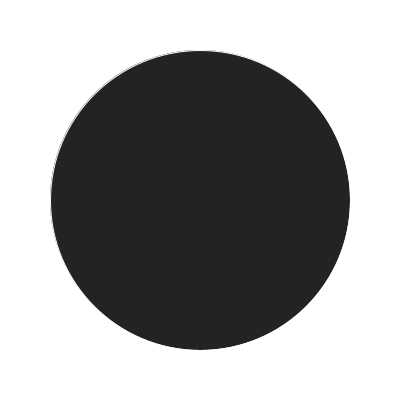
Frame 1 (no input)
Frame 60 (the mouse pressed at the canvas centre just before this capture): identical to frame 1, image omitted
Frame 120 (the mouse held since frame 60 and released just before this capture): identical to frame 1, image omitted

The Processing sketch that drew this single still picture (run headless with seeded random() and noise(); from frame 60 on, the mouse is pressed at the canvas centre):

// Processing sketch: processing_69623
// ── processing_69623.pde

// hw 4
// e-mail: psalim@andrew.cmu.edu
// name: Peter Teguh Salim
// Copyright: Â© Peter Teguh Salim August 2012  Pittsburgh, PA 15213  All Rights Reserved

/*
Controls:
1 = activate one beacon
2 = activate two beacons
3 = activate three beacons
spacebar = randomize beacon position
z = stop
x = start
*/

PVector v1, v2, v3, v4, v5;
float x, y, x2, y2, x3, y3;
float T, F;
float xAdd, yAdd, x2Add, y2Add, x3Add, y3Add;

void setup(){
  size(400,400);
  smooth();
  
  x = random(width);
  y = random(height);
  x2 = random(width);
  y2 = random(height);
  x3 = random(width);
  y3 = random(height);
  
  xAdd = random(-2,2);
  yAdd = random(-2,2);
  x2Add = random(-2,2);
  y2Add = random(-2,2);
  x3Add = random(-2,2);
  y3Add = random(-2,2);
    
  T = 0.1;
  F = 0.5;
 
  frameRate(35);
}

void draw(){
  background(255);

  // circle window
  stroke(255);
  fill(35);
  ellipseMode(CENTER);
  ellipse(width/2, height/2, 300,300);
  
  // one beacon
  if(keyPressed){
    if(key == '1'){
      v1 = new PVector(x, y);
      beacon(v1.x, v1.y, 1);
      
      x = x + xAdd;
      y = y - yAdd;     
    }
  }
  
  // two beacons  
  if(keyPressed){
    if(key == '2'){
      v2 = new PVector(x2, y2);
      beacon(v2.x, v2.y, 2);
      v1 = new PVector(x, y);
      beacon(v1.x, v1.y, 1);
      
      x += xAdd;
      y += yAdd;
      x2 += x2Add;
      y2 += y2Add;
      
      stroke(210,7);
      strokeWeight(2);
      line(v2.x, v2.y, v1.x, v1.y);
      
      // distance tracker
      fill(35);
      textSize(7);
      text("1 & 2", 305, 350);
      textSize(12);
      text(dist(v2.x, v2.y, v1.x, v1.y), 325, 350);
    }
  }
  
  // three beacons
  if(keyPressed){
    if(key == '3'){
      v3 = new PVector(x3, y3);
      beacon(v3.x, v3.y, 3);
      v2 = new PVector(x2, y2);
      beacon(v2.x, v2.y, 2);
      v1 = new PVector(x, y);
      beacon(v1.x, v1.y, 1);
      
      x += xAdd;
      y += yAdd;
      x2 += x2Add;
      y2 += y2Add;
      x3 += x3Add;
      y3 += y3Add;
      
      stroke(210,7);
      strokeWeight(2);
      line(v2.x, v2.y, v1.x, v1.y);
      line(v2.x, v2.y, v3.x, v3.y);
      line(v1.x, v1.y, v3.x, v3.y);
      
      // distance tracker
      fill(35);
      textSize(7);
      text("1 & 2", 305, 350);
      textSize(12);
      text(dist(v2.x, v2.y, v1.x, v1.y), 325, 350);
      textSize(7);
      text("2 & 3", 305, 365);
      textSize(12);
      text(dist(v2.x, v2.y, v3.x, v3.y), 325, 365);
      textSize(7);
      text("1 & 3", 305, 380);
      textSize(12);
      text(dist(v1.x, v1.y, v3.x, v3.y), 325, 380);
    }
  }
  
  if(x >= width || x <= 0){
    xAdd = xAdd*-1;
  }else if(y > height || y <= 0){
    yAdd = yAdd*-1;
  }else if(x2 >= width || x2 <= 0){
    x2Add = x2Add*-1;
  }else if(y2 > height || y2 <= 0){
    y2Add = y2Add*-1;
  }else if(x3 >= width || x3 <= 0){
    x3Add = x3Add*-1;
  }else if(y3 > height || y3 <= 0){
    y3Add = y3Add*-1;
  }
  
  if(keyPressed){
    // rotating radar
    strokeWeight(3);
    stroke(255,35);
    line(width/2, height/2, cos(T)*720, sin(T)*720);
  }
}

void beacon(float x_, float y_, int n){ 
  stroke(255,35);
  strokeWeight(7);
  point(x_,y_);
  
  strokeWeight(2);
  stroke(255,14);
  fill(255,35);
  ellipseMode(CENTER);
  ellipse(x_, y_, sin(T)*42,sin(T)*42); // using the sine function to create an oscillating ellipse diameter
  T = T + 0.02; // the rate of oscillation
  
  // beacon number
  fill(255,70);
  textSize(7);
  text(n, x_, (y_ - 7));
}

// restart positions
void keyPressed(){
  if (key == ' '){
    x = random(width);
    y = random(height);
    x2 = random(width);
    y2 = random(height);
    x3 = random(width);
    y3 = random(height);
    xAdd = random(-2,2);
    yAdd = random(-2,2);
    x2Add = random(-2,2);
    y2Add = random(-2,2);
    x3Add = random(-2,2);
    y3Add = random(-2,2);
  }
  
  if (key == 'z'){
    noLoop();
  }else if (key == 'x'){
    loop();
  }
}
